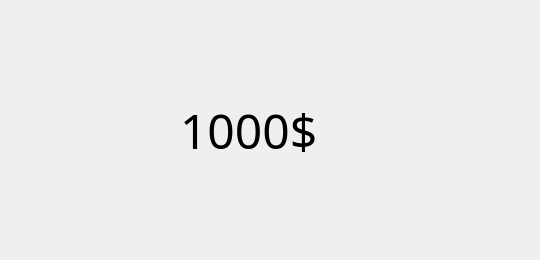
<?xml version="1.0" encoding="UTF-8"?>
<ui version="4.0">
 <class>Supertax</class>
 <widget class="QDialog" name="Supertax">
  <property name="geometry">
   <rect>
    <x>0</x>
    <y>0</y>
    <width>540</width>
    <height>260</height>
   </rect>
  </property>
  <property name="windowTitle">
   <string>Super Tax</string>
  </property>
  <widget class="QLabel" name="supertax">
   <property name="geometry">
    <rect>
     <x>180</x>
     <y>90</y>
     <width>181</width>
     <height>81</height>
    </rect>
   </property>
   <property name="font">
    <font>
     <family>OCR A Extended</family>
     <pointsize>36</pointsize>
    </font>
   </property>
   <property name="text">
    <string>&lt;html&gt;&lt;head/&gt;&lt;body&gt;&lt;p&gt;1000$&lt;/p&gt;&lt;/body&gt;&lt;/html&gt;</string>
   </property>
  </widget>
 </widget>
 <resources/>
 <connections/>
</ui>
